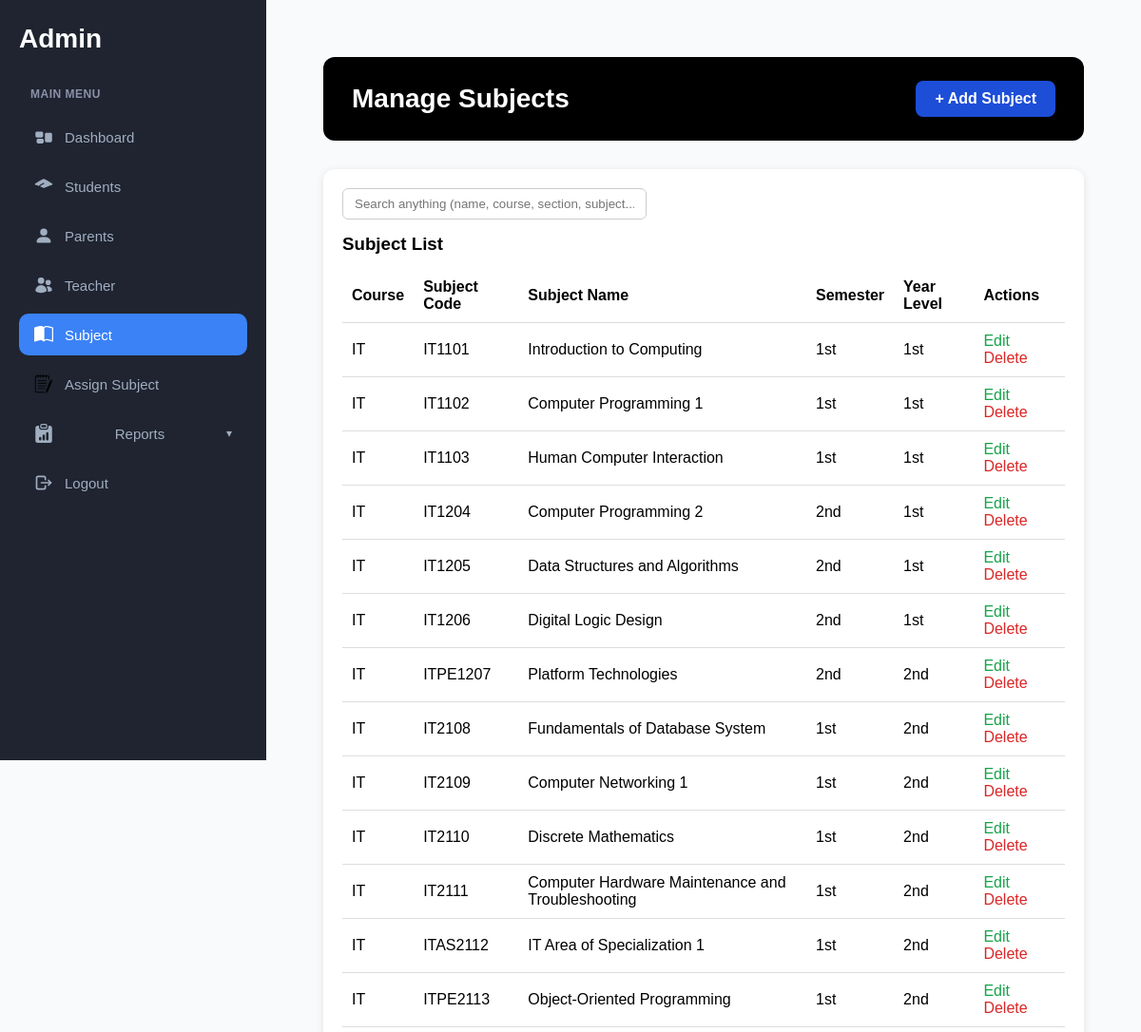
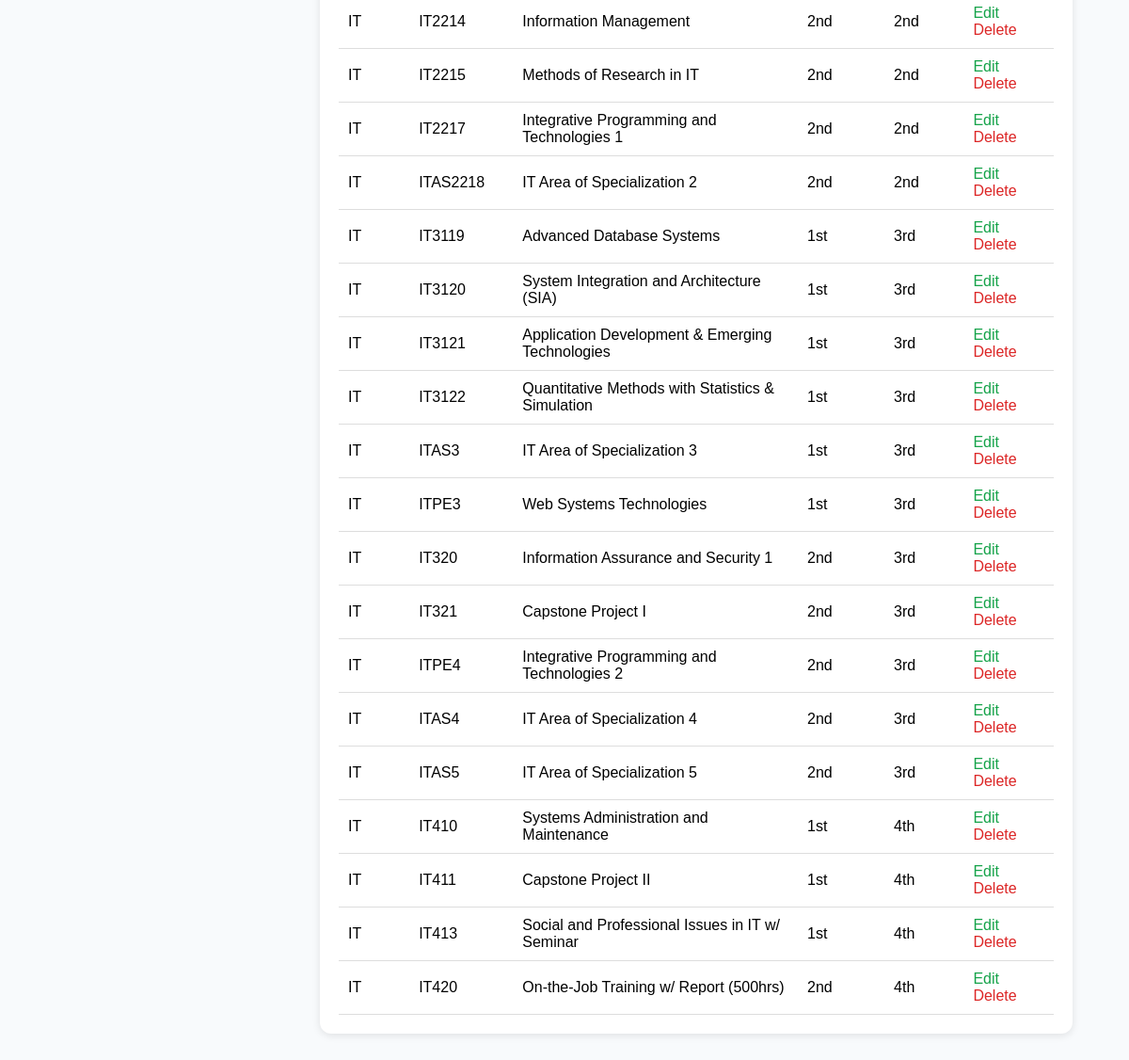
The page /academic/subjects/ (signed in) on the database its author committed (2 pictures, top to bottom).
### academics/models.py (models this page shows, shortened)
class Subject(models.Model):
    course = models.ForeignKey(Course, on_delete=models.SET_NULL, null=True)
    subject_code = models.CharField(max_length=20)
    name = models.CharField(max_length=255)
    semester_number = models.CharField(
        max_length=3,
        choices=[('1st', '1st Semester'), ('2nd', '2nd Semester')],
    )
    year_level = models.CharField(
        max_length=10,
        choices=YEAR_LEVEL_CHOICES,
        default='1st',
    )
    class Meta:
        unique_together = ('subject_code', 'semester_number', 'year_level')

class Course(models.Model):
    name = models.CharField(max_length=255)
    description = models.CharField(max_length=255)
    def __str__(self):
        return f"{self.name} - {self.description}"

### academics/views.py (the view)
# urls.py: path('subjects/', views.manage_subject, name='manage_subjects'),
@login_required
def manage_subject(request):
    subjects = Subject.objects.all()
    courses = Course.objects.all()
    add_form = SubjectForm()
    return render(request, 'dashboard/managesubjects.html', {
        'subjects': subjects,
        'add_form': add_form,
        'courses': courses,
        'active': 'subjects',
    })

### academics/forms.py
class SubjectForm(forms.ModelForm):
    class Meta:
        model = Subject
        fields = ['course', 'subject_code', 'name', 'semester_number', 'year_level']
        widgets = {
            'course': forms.Select(attrs={'class': 'form-control'}),
            'subject_code': forms.TextInput(attrs={'class': 'form-control'}),
            'name': forms.TextInput(attrs={'class': 'form-control'}),
            'semester_number': forms.Select(attrs={'class': 'form-control'}),
            'year_level': forms.Select(attrs={'class': 'form-control'}),
        }

### dashboard/templates/dashboard/managesubjects.html (shortened to what this page needs)
{% extends 'base.html' %}
{% load static %}
{% block content %}
<div class="dashboard-container">
  <div class="dashboard-header flex justify-between items-center">
    <h2>Manage Subjects</h2>
    <a href="#" class="add-subject-btn" id="openModalSubject">+ Add Subject</a>
  </div>
  <div class="bottom-section">
    <div class="attendance-box">
      <div class="search-container">
    <input type="text"
           class="search-input universal-search"
           placeholder="Search anything (name, course, section, subject...)">
  </div>
      <h3>Subject List</h3>
      <table class="recent-table">
        <thead>
          <tr>
            <th>Course</th>
            <th>Subject Code</th>
            <th>Subject Name</th>
            <th>Semester</th>
            <th>Year Level</th>
            <th>Actions</th>
          </tr>
        </thead>
        <tbody>
          {% for subject in subjects %}
          <tr>
            <td>{{ subject.course.name }}</td>
            <td>{{ subject.subject_code }}</td>
            <td>{{ subject.name }}</td>
            <td>{{ subject.semester_number }}</td>
            <td>{{ subject.year_level }}</td>
            <td>
              <a href="#" class="edit-btn" data-target="#editModal{{ subject.id }}">Edit</a>
              <a href="#" class="delete-btn" data-target="#deleteModal{{ subject.id }}">Delete</a>
            </td>
          </tr>
          {% empty %}
          <tr>
            <td colspan="5" style="text-align:center;">No subjects found</td>
          </tr>
          {% endfor %}
        </tbody>
      </table>
    </div>
  </div>
</div>
{% endblock %}

### core/static/css/styles.css (style rules this page uses)
* { margin: 0; padding: 0; box-sizing: border-box; }
body { font-family: -apple-system, BlinkMacSystemFont, 'Segoe UI', Roboto, Oxygen, Ubuntu, Cantarell, sans-serif; background-color: #f8fafc; min-height: 100vh; margin: 0; padding: 0; }
.dashboard-container { padding: 30px; font-family: 'Poppins', sans-serif; }
.dashboard-header { background: #000; color: #fff; padding: 25px 30px; border-radius: 12px; margin-bottom: 30px; }
.dashboard-header h2 { margin: 0; font-size: 28px; font-weight: 700; }
.bottom-section { display: flex; gap: 20px; }
.attendance-box, .recent-box { background: #fff; border-radius: 12px; box-shadow: 0 2px 8px rgba(0,0,0,0.1); padding: 20px; flex: 1; }
.recent-table { width: 100%; border-collapse: collapse; margin-top: 15px; }
.recent-table th, .recent-table td { border-bottom: 1px solid #ddd; padding: 10px; text-align: left; }
.add-student-btn , .add-subject-btn { background-color: #1d4ed8; color: #fff; padding: 10px 20px; border-radius: 8px; text-decoration: none; font-weight: 600; transition: background-color 0.3s ease; }
.dashboard-header { display: flex; justify-content: space-between; align-items: center; background: #000; color: #fff; padding: 25px 30px; border-radius: 12px; margin-bottom: 30px; }
.attendance-box { flex: 1; background: #fff; border-radius: 12px; box-shadow: 0 2px 8px rgba(0,0,0,0.1); padding: 20px; }
.edit-btn { color: #16a34a; text-decoration: none; margin-right: 8px; font-weight: 500; }
.delete-btn { color: #dc2626; text-decoration: none; font-weight: 500; }
.add-subject-btn { background-color: #1d4ed8; color: #fff; padding: 10px 20px; border-radius: 8px; text-decoration: none; font-weight: 600; transition: background-color 0.3s ease; }

### core/static/css/report.css (style rules this page uses)
* { margin: 0; padding: 0; box-sizing: border-box; }
body { font-family: 'Poppins', sans-serif; background-color: #f8fafc; min-height: 100vh; margin: 0; padding: 0; }
.dashboard-container { padding: 30px; }
.dashboard-header { display: flex; justify-content: space-between; align-items: center; background: #000; color: #fff; padding: 25px 30px; border-radius: 12px; margin-bottom: 30px; }
.dashboard-header h2 { font-size: 28px; font-weight: 700; }
.attendance-box { background: #fff; border-radius: 12px; box-shadow: 0 2px 8px rgba(0,0,0,0.1); padding: 20px; overflow-x: auto; }
.search-container { margin-bottom: 15px; }
.search-input { width: 320px; padding: 8px 12px; border: 1px solid #ccc; border-radius: 6px; }

### rows shown on the page
Subject: course.name "IT", subject_code "IT1101", name "Introduction to Computing", semester_number "1st", year_level "1st"
Subject: course.name "IT", subject_code "IT1102", name "Computer Programming 1", semester_number "1st", year_level "1st"
Subject: course.name "IT", subject_code "IT1103", name "Human Computer Interaction", semester_number "1st", year_level "1st"
Subject: course.name "IT", subject_code "IT1204", name "Computer Programming 2", semester_number "2nd", year_level "1st"
Subject: course.name "IT", subject_code "IT1205", name "Data Structures and Algorithms", semester_number "2nd", year_level "1st"
Subject: course.name "IT", subject_code "IT1206", name "Digital Logic Design", semester_number "2nd", year_level "1st"
Subject: course.name "IT", subject_code "ITPE1207", name "Platform Technologies", semester_number "2nd", year_level "2nd"
Subject: course.name "IT", subject_code "IT2108", name "Fundamentals of Database System", semester_number "1st", year_level "2nd"
Subject: course.name "IT", subject_code "IT2109", name "Computer Networking 1", semester_number "1st", year_level "2nd"
Subject: course.name "IT", subject_code "IT2110", name "Discrete Mathematics", semester_number "1st", year_level "2nd"
Subject: course.name "IT", subject_code "IT2111", name "Computer Hardware Maintenance and Troubleshooting", semester_number "1st", year_level "2nd"
Subject: course.name "IT", subject_code "ITAS2112", name "IT Area of Specialization 1", semester_number "1st", year_level "2nd"
Subject: course.name "IT", subject_code "ITPE2113", name "Object-Oriented Programming", semester_number "1st", year_level "2nd"
Subject: course.name "IT", subject_code "IT2214", name "Information Management", semester_number "2nd", year_level "2nd"
Subject: course.name "IT", subject_code "IT2215", name "Methods of Research in IT", semester_number "2nd", year_level "2nd"
Subject: course.name "IT", subject_code "IT2217", name "Integrative Programming and Technologies 1", semester_number "2nd", year_level "2nd"
Subject: course.name "IT", subject_code "ITAS2218", name "IT Area of Specialization 2", semester_number "2nd", year_level "2nd"
Subject: course.name "IT", subject_code "IT3119", name "Advanced Database Systems", semester_number "1st", year_level "3rd"
Subject: course.name "IT", subject_code "IT3120", name "System Integration and Architecture (SIA)", semester_number "1st", year_level "3rd"
Subject: course.name "IT", subject_code "IT3121", name "Application Development & Emerging Technologies", semester_number "1st", year_level "3rd"
Subject: course.name "IT", subject_code "IT3122", name "Quantitative Methods with Statistics & Simulation", semester_number "1st", year_level "3rd"
Subject: course.name "IT", subject_code "ITAS3", name "IT Area of Specialization 3", semester_number "1st", year_level "3rd"
Subject: course.name "IT", subject_code "ITPE3", name "Web Systems Technologies", semester_number "1st", year_level "3rd"
Subject: course.name "IT", subject_code "IT320", name "Information Assurance and Security 1", semester_number "2nd", year_level "3rd"
Subject: course.name "IT", subject_code "IT321", name "Capstone Project I", semester_number "2nd", year_level "3rd"
Subject: course.name "IT", subject_code "ITPE4", name "Integrative Programming and Technologies 2", semester_number "2nd", year_level "3rd"
Subject: course.name "IT", subject_code "ITAS4", name "IT Area of Specialization 4", semester_number "2nd", year_level "3rd"
Subject: course.name "IT", subject_code "ITAS5", name "IT Area of Specialization 5", semester_number "2nd", year_level "3rd"
Subject: course.name "IT", subject_code "IT410", name "Systems Administration and Maintenance", semester_number "1st", year_level "4th"
Subject: course.name "IT", subject_code "IT411", name "Capstone Project II", semester_number "1st", year_level "4th"
Subject: course.name "IT", subject_code "IT413", name "Social and Professional Issues in IT w/ Seminar", semester_number "1st", year_level "4th"
Subject: course.name "IT", subject_code "IT420", name "On-the-Job Training w/ Report (500hrs)", semester_number "2nd", year_level "4th"
